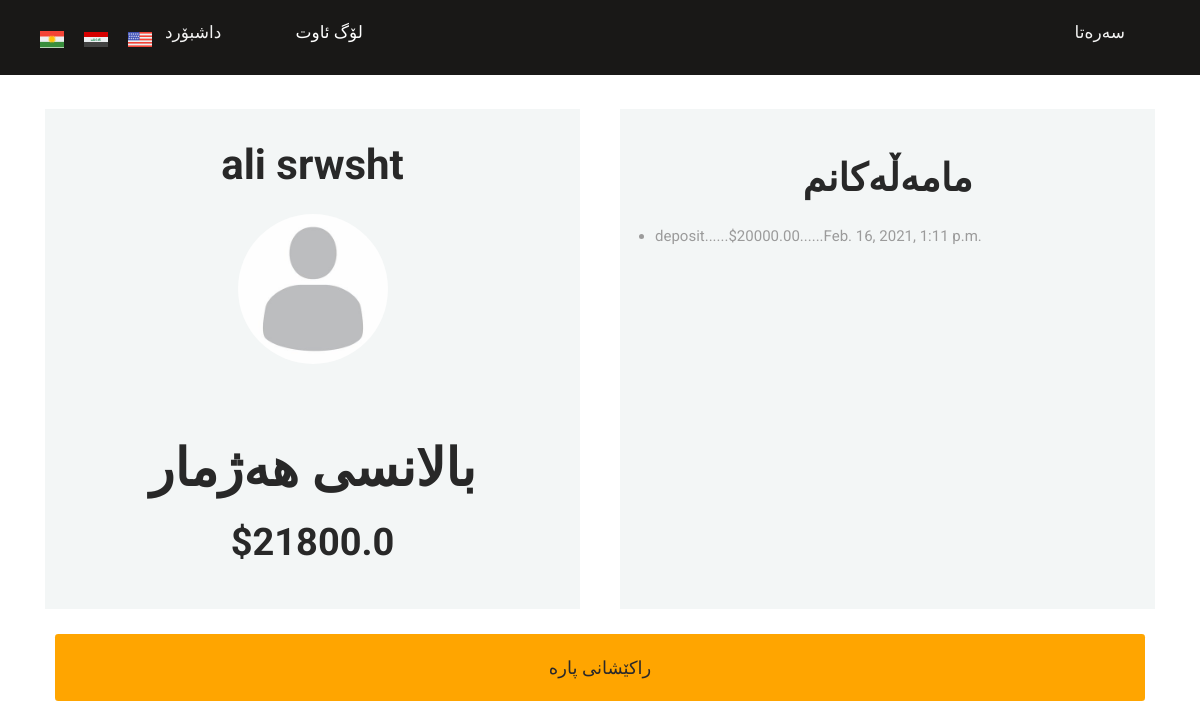
Page /accounts/ku/dashboard/ (signed in) on the committed database.
### accounts/models.py (models this page shows, shortened)
class User(AbstractUser):
    phone       = models.CharField(max_length=50,blank=True,)
    main_image  = models.ImageField(blank = True,null=True, default='default.jpg')
    no_plan     = 'Not subscribed'
    basic       = 'basic'
    standard    = 'standard'
    gold        = 'gold'
    diamond     = 'diamond'
    plans       = [
        (no_plan, 'Not subscribed'),
        (basic, 'basic'),
        (standard, 'standard'),
        (gold, 'gold'),
        (diamond, 'diamond'),
    ]
    plan       = models.CharField(
        max_length=20,
        choices=plans,
        default=no_plan,
    )
    amount          = models.DecimalField(blank=True,null=True,default=0,verbose_name='Balance',max_digits=99999999,decimal_places=2)
    date_joind      = models.DateTimeField(verbose_name='date joined',auto_now_add=True)
    schedul_pay      = models.DateTimeField(verbose_name='Scheduled payment',auto_now_add=True, null=True)
    trans =models.URLField(verbose_name='Transactions',max_length=250)
    subscribed = models.BooleanField(verbose_name='Subscribed',default=False)
    is_invester = models.BooleanField(default=False, verbose_name='Invester')
    def save(self, *args, **kwargs):
        if(self.amount > 0):
            self.subscribed = True
            if(self.amount>=5000 and self.amount <10000):
                self.plan = "basic"
            elif(self.amount>=10000 and self.amount <20000):
                self.plan = "standard"
            elif(self.amount>=20000 and self.amount <50000):
                self.plan = "gold"
            elif(self.amount>=50000):
                self.plan = "diamond"
        super(User, self).save(*args, **kwargs)

class Transactions(models.Model):
    class Meta:
        verbose_name = ("Transaction")
        verbose_name_plural = ("Transactions")
    user                = models.ForeignKey(User,on_delete=models.CASCADE)
    withdrawll          = 'withdrawll'
    deposit             = 'deposit'
    transaction_type_choices = [
        (withdrawll,'withdrawll'),
        (deposit,'deposit'),
    ]
    transaction_type    = models.CharField(
        max_length=20,
        choices=transaction_type_choices)
    transaction_amount  = models.DecimalField(blank = True,decimal_places=2,max_digits=9999999)
    transaction_date    = models.DateTimeField(verbose_name='Transaction Date',auto_now_add=True)
    transaction_complete = models.BooleanField(default=False)
    acc_balance         = models.DecimalField(verbose_name='Account balance after that transaction',blank=True,null=True,decimal_places = 2,max_digits=99999999)
    def balance(self):
        return self.user.amount

### accounts/views.py (the view, shortened to what this page needs)
# urls.py: path('dashboard/', views.dashboard, name = 'dashboard'),
def dashboard(request):
    if not request.user.is_authenticated:
        if('/ku' in request.path):
            return redirect('/ku')
        elif('/ar' in request.path):
            return redirect('/ar')
        else:
            return redirect('index')
    else:
        print(request.build_absolute_uri)
        basic = 0.07
        standard = 0.08
        others = 0.09
        plan= request.user.plan
        balance = request.user.amount
        year = request.user.schedul_pay.year
        month = request.user.schedul_pay.month
        year_now = date.today().year
        month_now = date.today().month
        if(year == year_now and balance > 0):
            if(month_now > month):
                if(plan == "basic"):
                    balance ="{:.2f}".format( balance + "{:.2f}".format(balance*basic) )
                    request.user.schedul_pay = datetime.now()
                elif(plan == "standard"):
                    balance ="{:.2f}".format( balance + "{:.2f}".format(balance*standard) )
                    request.user.schedul_pay = datetime.now()
                elif(plan == "gold" or plan == "diamond"):
                    request.user.amount =float( "{:.2f}".format( float(balance) + float("{:.2f}".format(float(balance)*others) )))
                    request.user.schedul_pay = datetime.now()
                    request.user.save()
        trans_query = Transactions.objects.filter(user=request.user)
        context = {"trans_query":trans_query,}
        if('/ku' in request.path):
            return render(request, 'accounts/user_dashboard_ku.html',context)
        elif('/ar' in request.path):
            return render(request, 'accounts/user_dashboard_ar.html',context)
        else:
            return render(request, 'accounts/user_dashboard.html',context)

### templates/accounts/user_dashboard_ku.html (shortened to what this page needs)
{% extends "base_ku.html" %} {% load static %}
  {% block content %}
  <section id="user_dashboard">
    <div class="container">
      <div class="account-info">
        <div class="account-balance">
          <div class="account-information">
            <h2>{{user.first_name}} {{user.last_name}}</h2>
            <img id="user-pic" src="{{user.main_image.url}}" />
          </div>
          <div class="account-balance-account">
            <h1 align="center">بالانسی هەژمار</h1>
            <h3>${{user.amount}}</h3>
          </div>
        </div>
        <div class="user-options">
          <div class="container">
            <h3 class="m-top-30 text--center">مامەڵەکانم</h3>
            {% if trans_query %}
            <ul class="trans-list">
              {% for tran in trans_query %}
              <li>
                {{tran.transaction_type}}......${{tran.transaction_amount}}......{{tran.transaction_date}}
              </li>
              {% endfor %} {% else %}
              <p>‌هیج ماماڵەیەکت نییە</p>
            </ul>
            {% endif %}
          </div>
        </div>
      </div>
      <div class="options-btn mt-20 mb-20">
        <a class="btn btn--primary" href="{% url 'withdrawlKu' %}"
          >راکێشانی پارە</a
        >
      </div>
    </div>
  </section>
  {% endblock content %}

### xpaychain/static/assets/css/style.css (style rules this page uses)
* { margin: 0; padding: 0; }
body, html { overflow-x: hidden; }
html { font-size: 13px; }
body { background-color: #ffffff; font-family: "IBM Plex Serif", serif; font-size: 13px; font-weight: 400; color: #9b9b9b; margin: 0; }
a { text-decoration: none; }
.btn--primary { border: 1px solid orange; background: orange; }
* { outline: none; }
.h1, .h2, .h3, .h4, .h5, .h6, h1, h2, h3, h4, h5, h6 { color: #282828; font-family: "Roboto", sans-serif; font-weight: 700; margin: 0 0 28px; line-height: 1; }
.h1, h1 { font-size: 52px; }
.h2, h2 { font-size: 42px; }
.h3, h3 { font-size: 38px; }
.text--center { text-align: center !important; }
address, blockquote, dd, dl, fieldset, form, ol, p, pre, table, ul { margin-bottom: 20px; }
section { padding-top: 110px; padding-bottom: 110px; overflow: hidden; }
.mt-20 { margin-top: 20px !important; }
.mb-20 { margin-bottom: 20px !important; }
* { font-family: "Roboto", sans-serif; }
a { text-decoration: none; transition: all 0.4s ease; }
.m-top-30 { margin-top: 30px; }
#user_dashboard .account-info { display: flex; }
#user_dashboard .account-balance, #user_dashboard .user-options { background: #f3f6f6; flex: 1; width: 100%; padding: 20px; height: 500px; }
#user_dashboard .user-options { display: flex; flex-direction: column; align-items: center; }
#user_dashboard .account-balance { display: flex; flex-direction: column; justify-content: space-between; }
#user_dashboard .account-balance .account-information h2 { margin-top: 15px; }
#user_dashboard .account-balance { margin-right: 20px; }
#user_dashboard .account-balance h3, #user_dashboard .account-balance h2 { text-align: center; }
#user_dashboard .user-options { margin-left: 20px; }
.btn { padding: 20px; color: #29282a; font-size: 18px; font-weight: 500; }
.options-btn { display: flex; }
.options-btn .btn { flex: 1; margin: 5px 10px; }
.btn { border: none; }
body { height: 100vh; }
::placeholder { font-size: 15px; }
a { color: #ff9624; }
.account-information img { width: 150px; height: 150px; border-radius: 50%; object-fit: cover; object-position: center center; }
.account-information, .account-balance-account { display: flex; flex-direction: column; align-items: center; }
.user-options { overflow: scroll; }
.trans-list { width: auto; padding: 0; }
.trans-list li { font-size: 15px; margin-bottom: 10px; }
#user_dashboard { height: auto; padding: 50px 0; }
.user-options { overflow-y: auto; overflow-x: hidden; }

### xpaychain/static/assets/css/mobile.css (style rules this page uses)
h1 { font-size: 31px; line-height: 40px; }
h3 { font-size: 20px; line-height: 25px; }
ul { padding: 0 30px; }
#user_dashboard .account-info { flex-direction: column; }
#user_dashboard .account-balance, #user_dashboard .user-options { margin: 20px 0; }
.user-options { height: 500px; }
#user_dashboard .account-balance img { height: 120px; width: 120px; object-fit: cover; margin-bottom: 10px; }
#user_dashboard .account-balance { display: flex; justify-content: center; align-items: center; }
#user_dashboard .account-balance .account-information { display: flex; flex-direction: column; justify-content: space-between; }
#user_dashboard h1 { font-size: 25px; }

### templates/accounts/user_dashboard_ku.html (style rules this page uses)
#user_dashboard { height: 100vh; }

### rows in the picture
User: first_name "ali", last_name "srwsht", main_image (placeholder picture), amount "21800.0"
Transactions: transaction_type "deposit", transaction_amount "20000.00", transaction_date "Feb. 16, 2021, 1:11 p.m."
